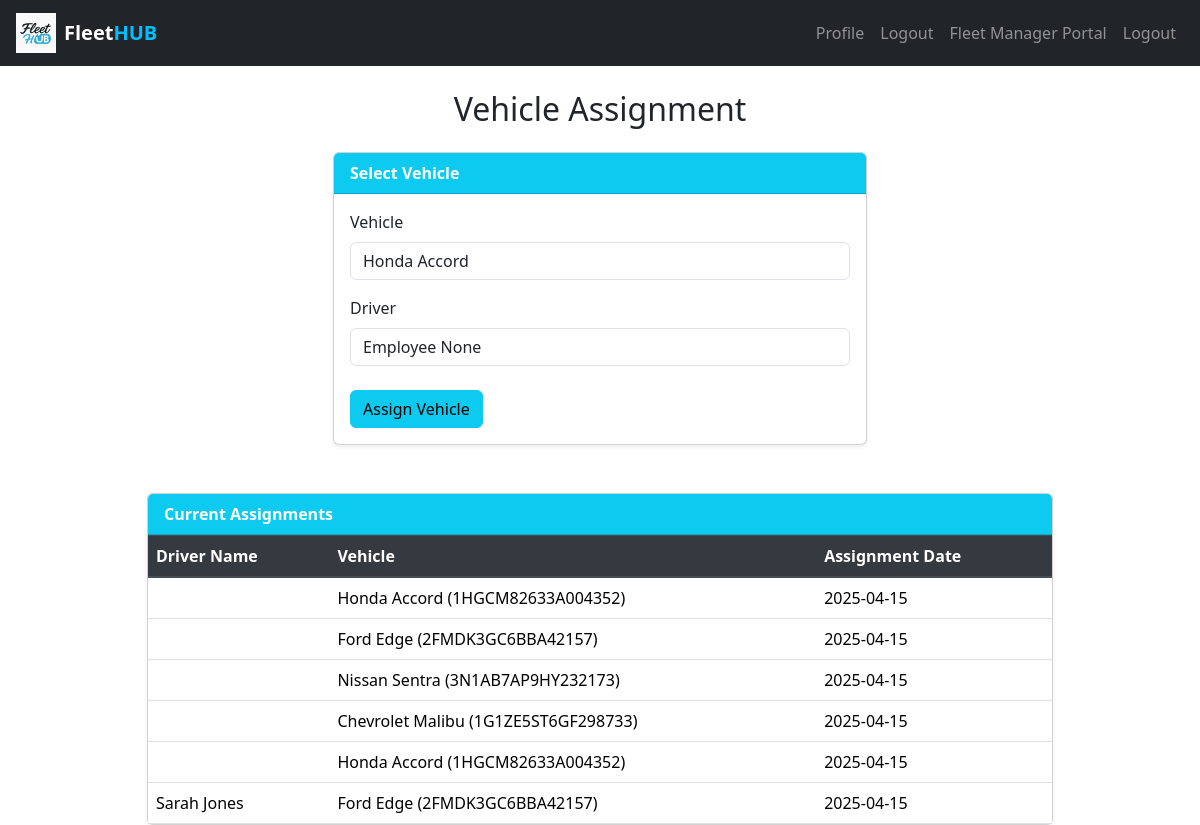
Screenshot of /vehicle-assignment (signed in) with the database file from the repository.
### website/models.py (models this page shows)
class VehicleAssignment(db.Model):
    id = db.Column(db.Integer, primary_key=True)
    vehicle_id = db.Column(db.Integer, db.ForeignKey('vehicle.id'))
    driver_id = db.Column(db.Integer, db.ForeignKey('user.id'))
    assignment_date = db.Column(db.DateTime, default=func.now())

class Vehicle(db.Model):
    id = db.Column(db.Integer, primary_key=True)
    vin = db.Column(db.String(17), unique=True, nullable=False)
    make = db.Column(db.String(50))
    model = db.Column(db.String(50))
    year = db.Column(db.Integer)
    engine_type = db.Column(db.String(50))
    displacement = db.Column(db.String(50))
    cylinders = db.Column(db.Integer)
    fuel_type = db.Column(db.String(50))
    owner_id = db.Column(db.Integer, db.ForeignKey('user.id'))

class User(db.Model, UserMixin):
    id = db.Column(db.Integer, primary_key=True)
    email = db.Column(db.String(150), unique=True)
    password = db.Column(db.String(150))
    first_name = db.Column(db.String(150))
    last_name = db.Column(db.String(150))
    role = db.Column(db.String(50))
    vehicles = db.relationship('Vehicle', backref='owner', lazy=True)

### website/views.py (the view, shortened to what this page needs)
@views.route('/vehicle-assignment', methods=['GET', 'POST'])
@login_required
@role_required('Fleet Manager')
def vehicle_assignment():
    vehicles = Vehicle.query.all()
    drivers = User.query.filter_by(role='Driver Employee').all()
    assignments = VehicleAssignment.query.all()
    return render_template('fleet_manager/vehicle_assignment.html', vehicles=vehicles, drivers=drivers, assignments=assignments, user=current_user)

### website/__init__.py (called while the page is built)
def create_app():
    app = Flask(__name__)
    app.config['SECRET_KEY'] = 'hjshjhdjah kjshkjdhjs'
    app.config['SQLALCHEMY_DATABASE_URI'] = f'sqlite:///{DB_NAME}'
    db.init_app(app)
    from .views import views
    from .auth import auth
    app.register_blueprint(views, url_prefix='/')
    app.register_blueprint(auth, url_prefix='/')
    from .models import User
    with app.app_context():
        db.create_all()
    login_manager = LoginManager()
    login_manager.login_view = 'auth.login'
    login_manager.init_app(app)
    @login_manager.user_loader
    def load_user(id):
        return User.query.get(int(id))
    return app

### website/views.py (called while the page is built)
def role_required(role):
    def decorator(f):
        @wraps(f)
        def wrapped(*args, **kwargs):
            if current_user.role != role:
                abort(403)  # Forbidden
            return f(*args, **kwargs)
        return wrapped
    return decorator

### website/templates/fleet_manager/vehicle_assignment.html (shortened to what this page needs)
{% extends "base.html" %}
{% block content %}
<div class="container mt-4">
  <h2 class="text-center mb-4">Vehicle Assignment</h2>
  <div class="row justify-content-center">
    <div class="col-md-6">
      <div class="card shadow-sm">
        <div class="card-header bg-info text-white font-weight-bold">Select Vehicle</div>
        <div class="card-body">
          <form method="POST">
            <div class="form-group">
              <label for="vehicle_id">Vehicle</label>
              <select name="vehicle_id" class="form-control" required>
                {% for vehicle in vehicles %}
                  <option value="{{ vehicle.id }}">{{ vehicle.make }} {{ vehicle.model }}</option>
                {% endfor %}
              </select>
            </div>
            <div class="form-group">
              <label for="driver_id">Driver</label>
              <select name="driver_id" class="form-control" required>
                {% for driver in drivers %}
                  <option value="{{ driver.id }}">{{ driver.first_name }} {{ driver.last_name }}</option>
                {% endfor %}
              </select>
            </div>
            <button type="submit" class="btn btn-info mt-2">Assign Vehicle</button>
          </form>
        </div>
      </div>
    </div>
  </div>
  <div class="row justify-content-center mt-5">
    <div class="col-md-10">
      <div class="card shadow-sm">
        <div class="card-header bg-info text-white font-weight-bold">Current Assignments</div>
        <div class="card-body p-0">
          <div class="table-responsive">
            <table class="table table-hover mb-0">
              <thead class="thead-dark">
                <tr>
                  <th>Driver Name</th>
                  <th>Vehicle</th>
                  <th>Assignment Date</th>
                </tr>
              </thead>
              <tbody>
                {% for assignment in assignments %}
                  <tr>
                    <td>
                      {% for driver in drivers %}
                        {% if driver.id == assignment.driver_id %}
                          {{ driver.first_name }} {{ driver.last_name }}
                        {% endif %}
                      {% endfor %}
                    </td>
                    <td>
                      {% for vehicle in vehicles %}
                        {% if vehicle.id == assignment.vehicle_id %}
                          {{ vehicle.make }} {{ vehicle.model }} ({{ vehicle.vin }})
                        {% endif %}
                      {% endfor %}
                    </td>
                    <td>{{ assignment.assignment_date.strftime('%Y-%m-%d') }}</td>
                  </tr>
                {% endfor %}
              </tbody>
            </table>
          </div>
        </div>
      </div>
    </div>
  </div>
</div>
{% endblock %}

### rows the page displays
VehicleAssignment: assignment_date "2025-04-15"
Vehicle: make "Honda", model "Accord", vin "1HGCM82633A004352"
VehicleAssignment: assignment_date "2025-04-15"
Vehicle: make "Ford", model "Edge", vin "2FMDK3GC6BBA42157"
VehicleAssignment: assignment_date "2025-04-15"
Vehicle: make "Nissan", model "Sentra", vin "3N1AB7AP9HY232173"
VehicleAssignment: assignment_date "2025-04-15"
Vehicle: make "Chevrolet", model "Malibu", vin "1G1ZE5ST6GF298733"
VehicleAssignment: assignment_date "2025-04-15"
VehicleAssignment: assignment_date "2025-04-15"
User: first_name "Sarah", last_name "Jones"

### other values shown
form field vehicle_id "Honda Accord"
form field driver_id "Employee None"
